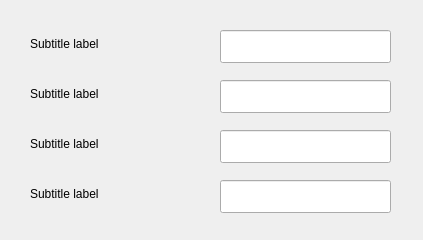
<?xml version="1.0" encoding="UTF-8"?>
<ui version="4.0">
 <class>ManageDialog_UI</class>
 <widget class="QWidget" name="ManageDialog_UI">
  <property name="geometry">
   <rect>
    <x>0</x>
    <y>0</y>
    <width>423</width>
    <height>240</height>
   </rect>
  </property>
  <property name="windowTitle">
   <string>Form</string>
  </property>
  <widget class="CardWidget" name="CardWidget">
   <property name="geometry">
    <rect>
     <x>10</x>
     <y>10</y>
     <width>401</width>
     <height>221</height>
    </rect>
   </property>
   <widget class="SubtitleLabel" name="SubtitleLabel">
    <property name="geometry">
     <rect>
      <x>20</x>
      <y>20</y>
      <width>211</width>
      <height>28</height>
     </rect>
    </property>
    <property name="text">
     <string>Subtitle label</string>
    </property>
   </widget>
   <widget class="SubtitleLabel" name="SubtitleLabel_2">
    <property name="geometry">
     <rect>
      <x>20</x>
      <y>70</y>
      <width>211</width>
      <height>28</height>
     </rect>
    </property>
    <property name="text">
     <string>Subtitle label</string>
    </property>
   </widget>
   <widget class="SubtitleLabel" name="SubtitleLabel_3">
    <property name="geometry">
     <rect>
      <x>20</x>
      <y>120</y>
      <width>211</width>
      <height>28</height>
     </rect>
    </property>
    <property name="text">
     <string>Subtitle label</string>
    </property>
   </widget>
   <widget class="SubtitleLabel" name="SubtitleLabel_4">
    <property name="geometry">
     <rect>
      <x>20</x>
      <y>170</y>
      <width>211</width>
      <height>28</height>
     </rect>
    </property>
    <property name="text">
     <string>Subtitle label</string>
    </property>
   </widget>
   <widget class="LineEdit" name="LineEdit">
    <property name="geometry">
     <rect>
      <x>210</x>
      <y>20</y>
      <width>171</width>
      <height>33</height>
     </rect>
    </property>
   </widget>
   <widget class="LineEdit" name="LineEdit_2">
    <property name="geometry">
     <rect>
      <x>210</x>
      <y>70</y>
      <width>171</width>
      <height>33</height>
     </rect>
    </property>
   </widget>
   <widget class="LineEdit" name="LineEdit_3">
    <property name="geometry">
     <rect>
      <x>210</x>
      <y>120</y>
      <width>171</width>
      <height>33</height>
     </rect>
    </property>
   </widget>
   <widget class="LineEdit" name="LineEdit_4">
    <property name="geometry">
     <rect>
      <x>210</x>
      <y>170</y>
      <width>171</width>
      <height>33</height>
     </rect>
    </property>
   </widget>
  </widget>
 </widget>
 <customwidgets>
  <customwidget>
   <class>CardWidget</class>
   <extends>QFrame</extends>
   <header>qfluentwidgets</header>
   <container>1</container>
  </customwidget>
  <customwidget>
   <class>SubtitleLabel</class>
   <extends>QLabel</extends>
   <header>qfluentwidgets</header>
  </customwidget>
  <customwidget>
   <class>LineEdit</class>
   <extends>QLineEdit</extends>
   <header>qfluentwidgets</header>
  </customwidget>
 </customwidgets>
 <resources/>
 <connections/>
</ui>
